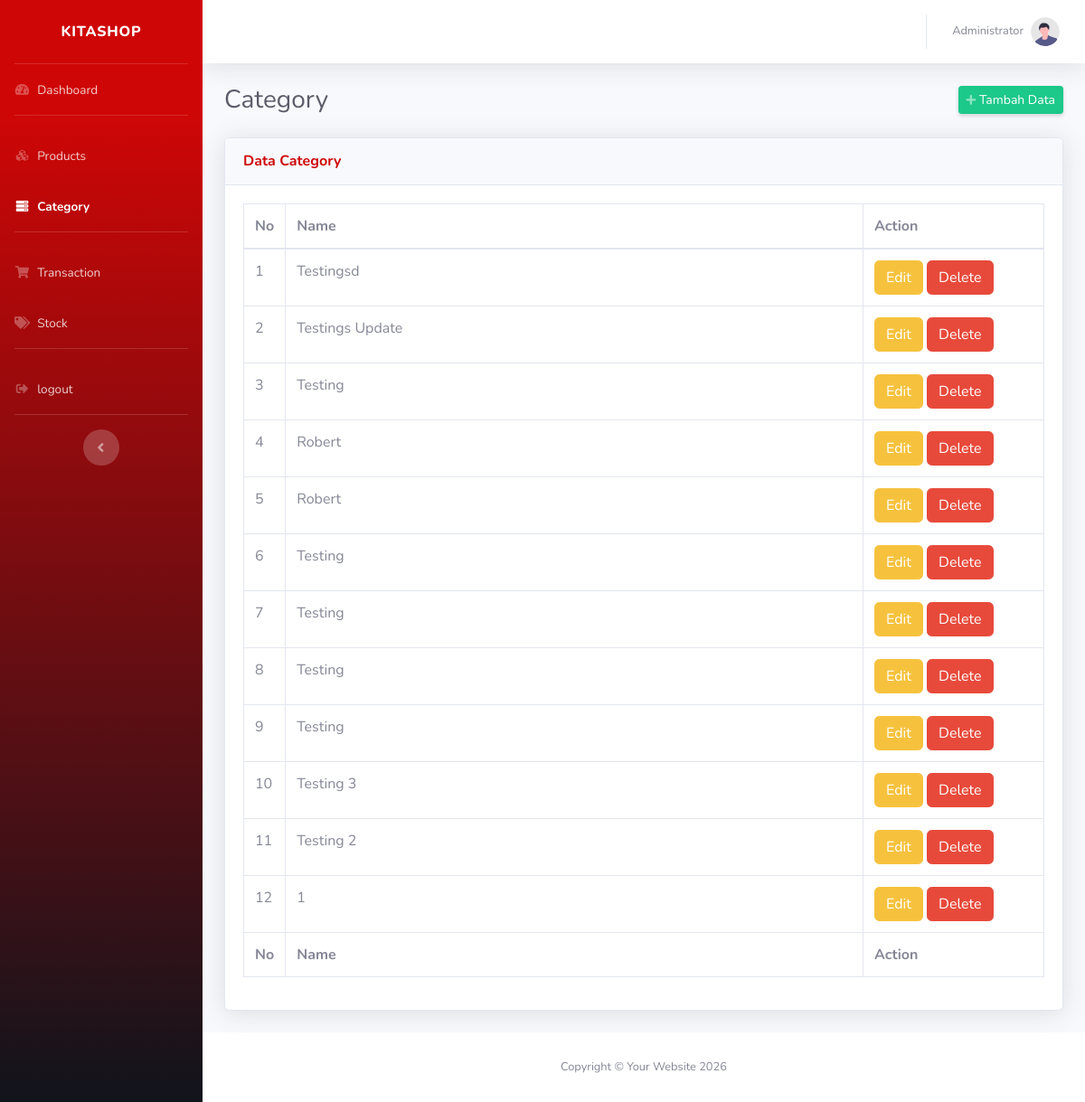
Page /cms/category.php (signed in) on the earlier database version.
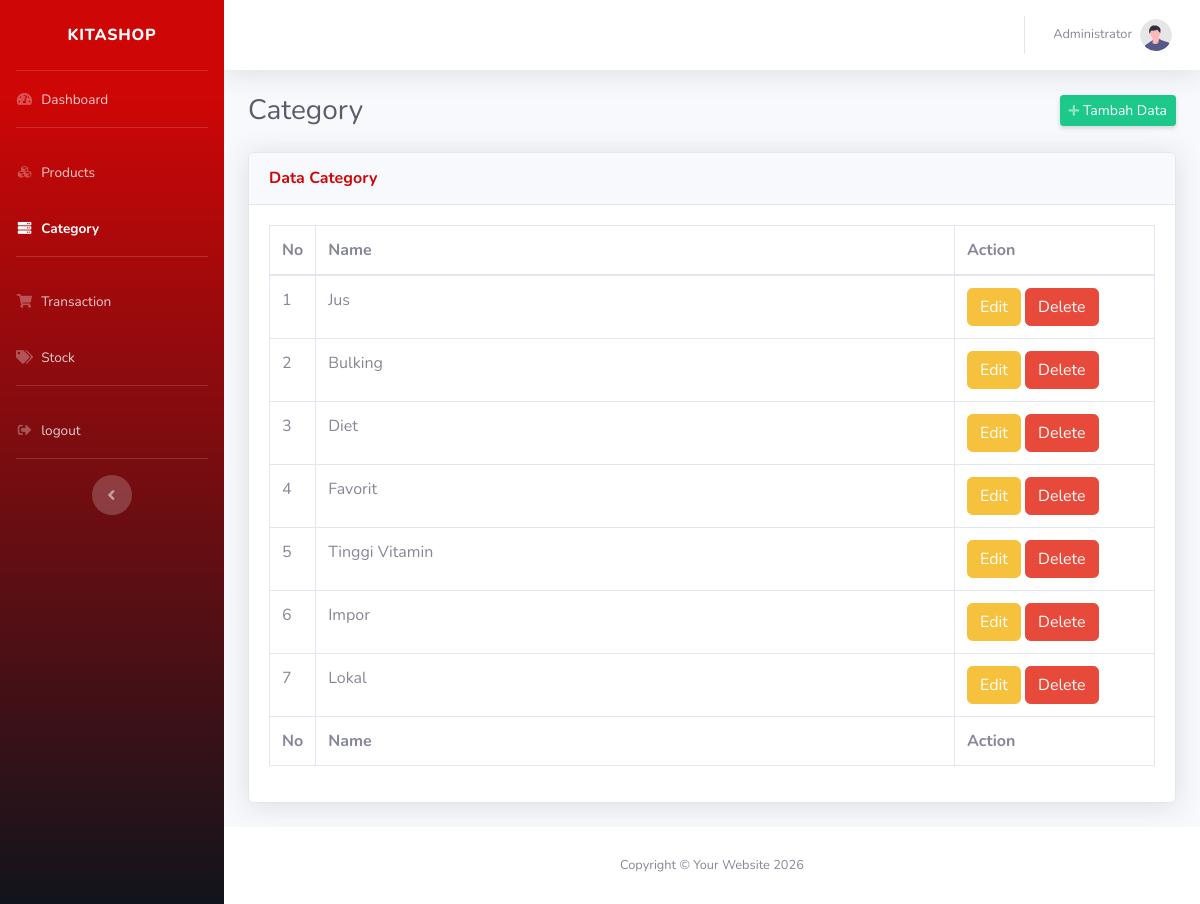
Same page on the later database version.
### tables this page shows
CREATE TABLE `category` (
  `category_id` int(11) NOT NULL,
  `category_name` varchar(23) NOT NULL
);

### cms/functions/category.php (called while the page is built, shortened)
<?php
require_once '../config/database.php';
$table = 'category';
function read()
{
    global $conn, $table;
    $query = "SELECT * FROM $table ORDER BY category_id DESC";
    $result = mysqli_query($conn, $query);
    $rows = [];
    while ($row = mysqli_fetch_assoc($result)) {
        $rows[] = $row;
    }
    return $rows;
}

### cms/category.php (the view, shortened to what this page needs)
<?php
require_once 'functions/category.php';
$title = 'Category';
?>
<!DOCTYPE html>
<html lang="en">
<head>
    <?php
    require_once 'layout/header.php';
    ?>
</head>
<body id="page-top">
    <div id="wrapper">
        <?php
        require_once 'layout/sidebar.php';
        ?>
        <div id="content-wrapper" class="d-flex flex-column">
            <div id="content">
                <?php
                require_once 'layout/navbar.php';
                ?>
                <div class="container-fluid">
                    <div class="d-sm-flex align-items-center justify-content-between mb-4">
                        <h1 class="h3 mb-0 text-gray-800"><?= $title; ?></h1>
                        <a href="#" class="d-none d-sm-inline-block btn btn-sm btn-success shadow-sm" data-toggle="modal" data-target="#tambahModal">
                            <i
                                class="fas fa-plus fa-sm text-white-50"></i> Tambah Data
                        </a>
                    </div>
                    <div class="card shadow mb-4">
                        <div class="card-header py-3">
                            <h6 class="m-0 font-weight-bold text-primary">Data <?= $title; ?></h6>
                        </div>
                        <div class="card-body">
                            <div class="table-responsive">
                                <table class="table table-bordered" id="dataTable" width="100%" cellspacing="0">
                                    <thead>
                                        <tr>
                                            <th width='10'>No</th>
                                            <th>Name</th>
                                            <th width='200'>Action</th>
                                        </tr>
                                    </thead>
                                    <tfoot>
                                        <tr>
                                            <th>No</th>
                                            <th>Name</th>
                                            <th>Action</th>
                                        </tr>
                                    </tfoot>
                                    <tbody>
                                        <?php
                                        $rows = read();
                                        $no = 1;
                                        foreach ($rows as $row) { ?>
                                            <tr>
                                                <td><?= $no++; ?></td>
                                                <td><?= $row['category_name']; ?></td>
                                                <td>
                                                    <a class="btn btn-warning btnEdit"
                                                        data-id="<?= $row['category_id']; ?>"
                                                        data-name="<?= $row['category_name']; ?>"
                                                        data-toggle="modal" data-target="#tambahModal">Edit</a>
                                                    <a class="btn btn-danger btnDelete"
                                                        data-id="<?= $row['category_id']; ?>"
                                                        data-name="<?= $row['category_name']; ?>"
                                                        data-toggle="modal" data-target="#deleteModal">Delete</a>
                                                </td>
                                            </tr>
                                        <?php }
                                        ?>
                                    </tbody>
                                </table>
                            </div>
                        </div>
                    </div>
                </div>
            </div>
            <?php
            require_once 'layout/footer.php';
            ?>
        </div>
    </div>
</body>
</html>

Differences in the rows shown:
removed category: category_name "Testingsd"
removed category: category_name "Testings Update"
removed category: category_name "Testing"
removed category: category_name "Robert"
removed category: category_name "Robert"
removed category: category_name "Testing"
removed category: category_name "Testing"
removed category: category_name "Testing"
removed category: category_name "Testing"
removed category: category_name "Testing 3"
removed category: category_name "Testing 2"
removed category: category_name "1"
added category: category_name "Jus"
added category: category_name "Bulking"
added category: category_name "Diet"
added category: category_name "Favorit"
added category: category_name "Tinggi Vitamin"
added category: category_name "Impor"
added category: category_name "Lokal"
